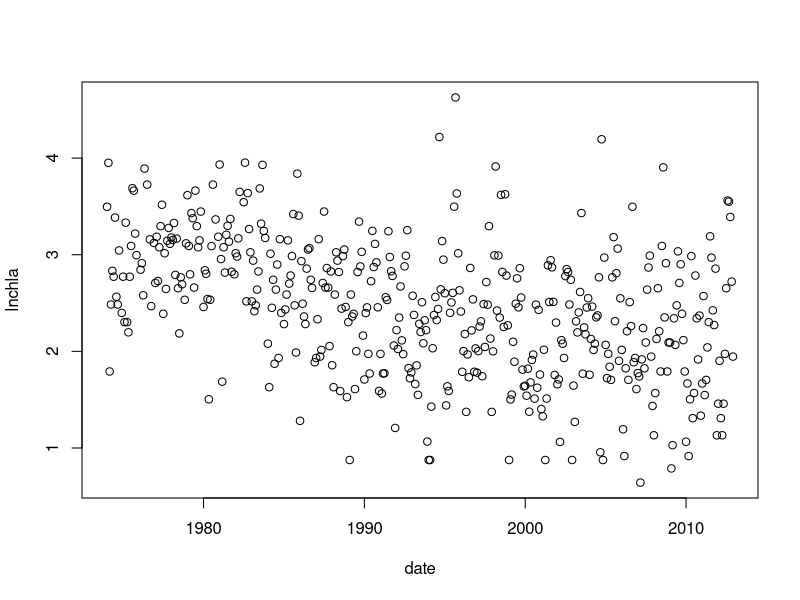
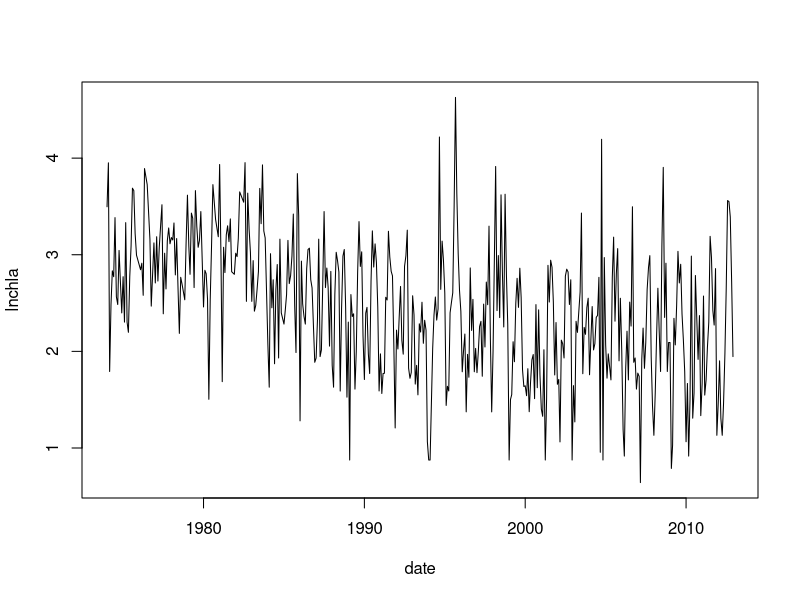
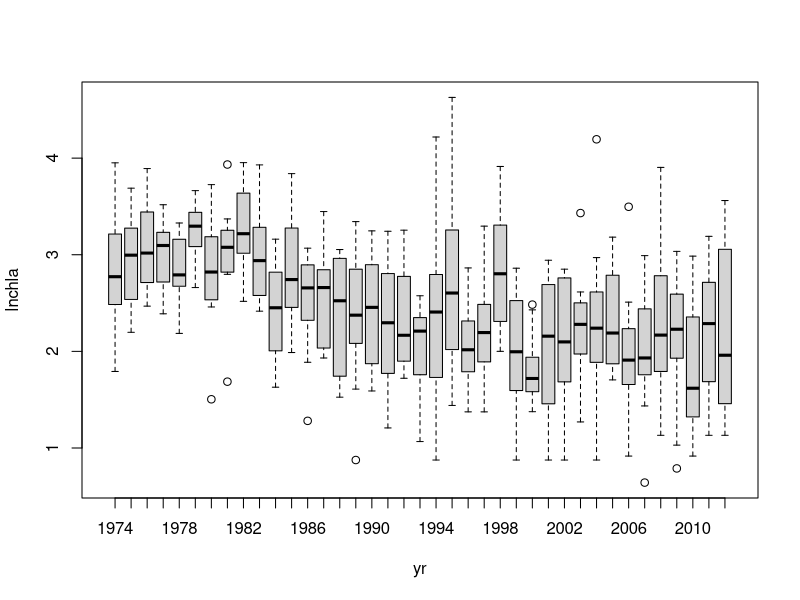
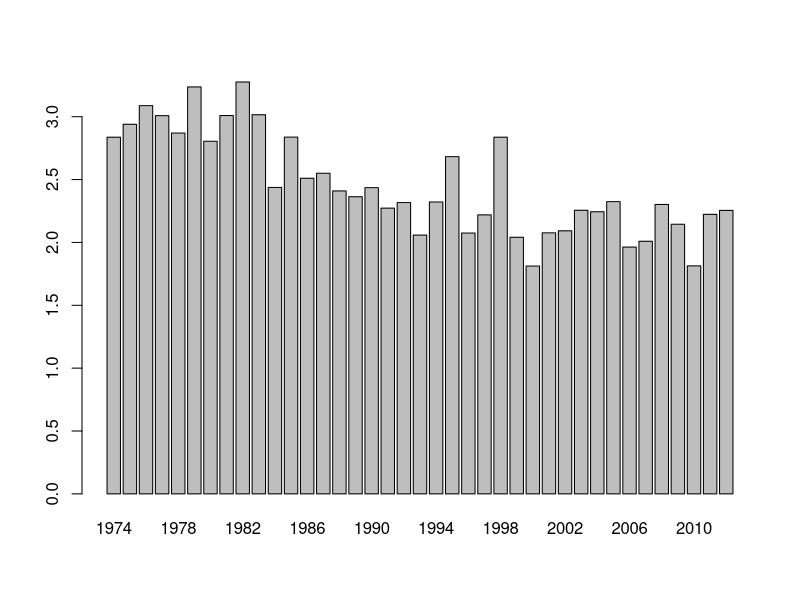
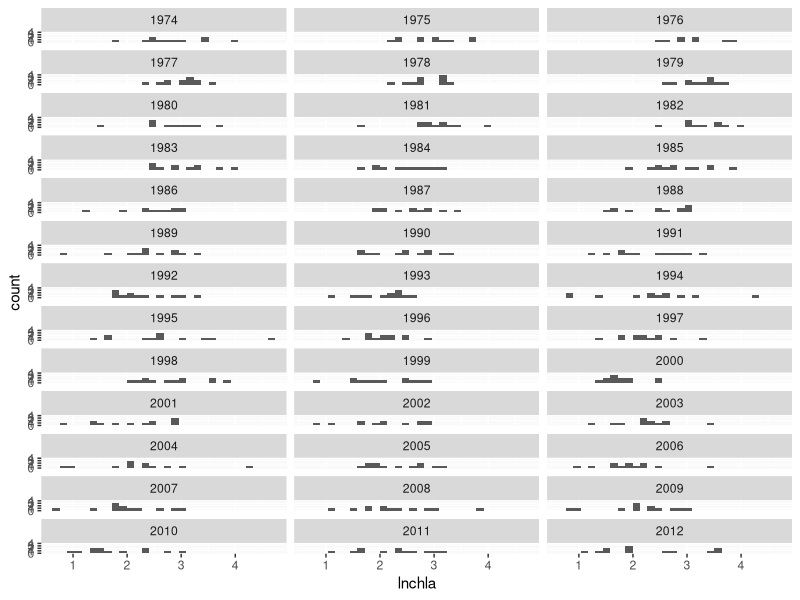

Write R code to recreate these figures, in order. (Note: this script raises an error after producing the figures.)
## ---- chunk 1
# print your working directory
getwd()

# what's in the working directory
dir()

# what's in the data file
dir('data')

# import tampa bay data as csv, view summmaries
tb_dat <- read.csv('data/tb_dat.csv', stringsAsFactors = F)
dim(tb_dat)
names(tb_dat)
class(tb_dat)
str(tb_dat)
summary(tb_dat)
head(tb_dat)
tail(tb_dat)
## ---- chunk 2
library(tidyverse)
## ---- chunk 3
# select specific columns
tb_sub <- tb_dat %>% 
  select(stationid, chla_ugl, date)
head(tb_sub)

# select only station 55
tb_sub <- tb_sub %>% 
  filter(stationid == 55)
head(tb_sub)

# create a new column
tb_sub <- tb_sub %>% 
  mutate(
    lnchla = log(chla_ugl)
  )
head(tb_sub)

# convert a character column to a date and arrange
tb_sub <- tb_sub %>% 
  mutate(
    date = as.Date(date, format = '%Y-%m-%d')
  ) %>% 
  arrange(date)
head(tb_sub)
## ---- chunk 4
# install.packages(lubridate)
library(lubridate)

# create a year column
tb_sub <- tb_sub %>%
  mutate(
    yr = year(date)
  )
head(tb_sub)
## ---- chunk 5
tb_agg <- tb_sub %>% 
  group_by(yr) %>% 
  summarise(avechl = mean(lnchla))
head(tb_agg)
## ---- chunk 6
plot(lnchla ~ date, tb_sub)
plot(lnchla ~ date, tb_sub, type = 'l')
boxplot(lnchla ~ yr, tb_sub)
barplot(tb_agg$avechl, names.arg = tb_agg$yr)
## ---- chunk 7
ggplot(tb_sub, aes(x = lnchla)) + 
    geom_histogram() + 
    facet_wrap(~yr, ncol = 3)
## ---- chunk 8
data(tb_dat)
str(tb_dat)
head(tb_dat)
## ---- chunk 9
data(pe_dat)
str(pe_dat)
head(pe_dat)
## ---- chunk 10
data(sf_dat)
str(sf_dat)
head(sf_dat)
